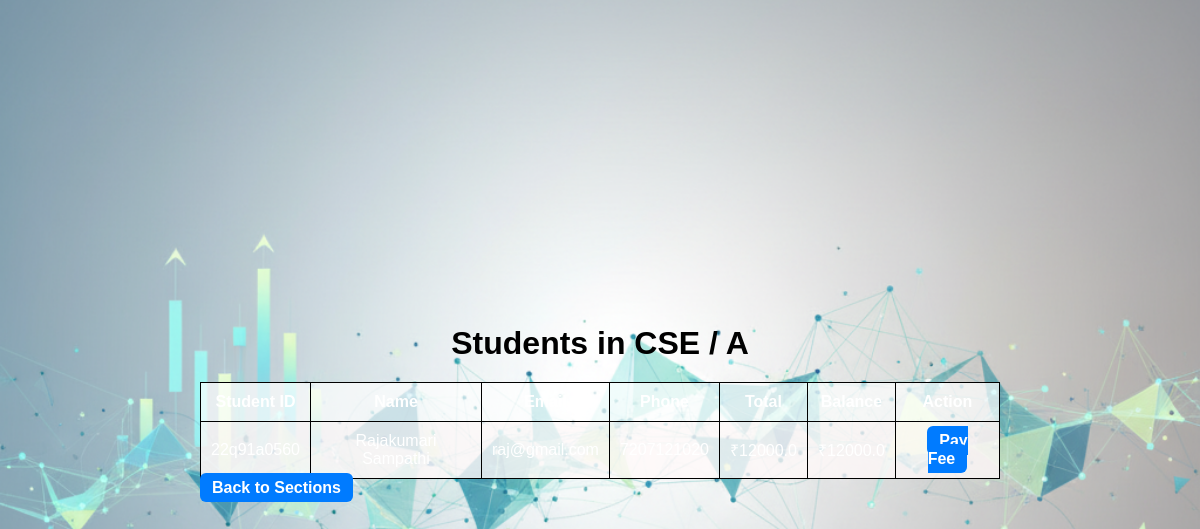
The app's page /admin/view_students/1/5 (signed in) with its own data.
### tables this page shows
CREATE TABLE branches (
            id INTEGER PRIMARY KEY AUTOINCREMENT,
            name TEXT UNIQUE NOT NULL
        );

CREATE TABLE sections (
            id INTEGER PRIMARY KEY AUTOINCREMENT,
            branch_id INTEGER,
            name TEXT,
            UNIQUE(branch_id, name),
            FOREIGN KEY(branch_id) REFERENCES branches(id)
        );

CREATE TABLE students (
            sid TEXT PRIMARY KEY,
            name TEXT NOT NULL,
            total REAL NOT NULL,
            balance REAL NOT NULL,
            password TEXT NOT NULL
        , branch_id INTEGER, section_id INTEGER, email TEXT, phone TEXT, admin_request INTEGER DEFAULT 0);

### app.py (the view)
@app.route("/admin/view_students/<int:branch_id>/<int:section_id>")
def view_students(branch_id, section_id):
    if "admin" not in session:
        return redirect(url_for("admin_login"))
    with get_db_connection() as conn:
        students = conn.execute("SELECT * FROM students WHERE branch_id=? AND section_id=?", (branch_id, section_id)).fetchall()
        branch = conn.execute("SELECT * FROM branches WHERE id=?", (branch_id,)).fetchone()
        section = conn.execute("SELECT * FROM sections WHERE id=?", (section_id,)).fetchone()
    return render_template("view_students.html", students=students, branch=branch, section=section)

### app.py (called while the page is built)
def get_db_connection():
    conn = sqlite3.connect(DB_PATH, timeout=10)
    conn.row_factory = sqlite3.Row
    conn.execute("PRAGMA foreign_keys=ON")
    return conn

### templates/view_students.html (shortened to what this page needs)
{% extends "base.html" %}
{% block content %}
<div class="content-box">
    <h1>Students in {{ branch['name'] }} / {{ section['name'] }}</h1>
    {% if students %}
    <table>
        <tr>
            <th>Student ID</th>
            <th>Name</th>
            <th>Email</th>
            <th>Phone</th>
            <th>Total</th>
            <th>Balance</th>
            <th>Action</th>
        </tr>
        {% for s in students %}
        <tr class="{% if s['balance'] > 0 %}pending{% endif %}">
            <td>{{ s['sid'] }}</td>
            <td>{{ s['name'] }}</td>
            <td>{{ s['email'] }}</td>
            <td>{{ s['phone'] }}</td>
            <td>₹{{ s['total'] }}</td>
            <td>₹{{ s['balance'] }}</td>
            <td>
                <a href="{{ url_for('admin_pay_fee', sid=s['sid']) }}" class="btn">Pay Fee</a>
            </td>
        </tr>
        {% endfor %}
    </table>
    {% else %}
    <p>No students found in this section.</p>
    {% endif %}
    <a href="{{ url_for('add_section', branch_id=branch['id']) }}" class="btn">Back to Sections</a>
</div>
{% endblock %}

### static/style.css (style rules this page uses)
body { background-color: #111; color: #fff; font-family: Arial, sans-serif; margin: 0; padding: 0; display: flex; justify-content: center; align-items: center; height: 100vh; }
h1, h2, h3, h4, h5, h6 { color: #fff; }
.btn, button { background-color: #3498db; color: #fff; border: none; padding: 10px 16px; border-radius: 8px; cursor: pointer; font-weight: bold; text-decoration: none; }
table, th, td { border: 1px solid #333; }
th { background-color: #222; color: #fff; }
td { background-color: #111; color: #fff; }
label, h1, h2, h3, h4, h5, h6, p, span, li { color: #fff; }
.btn { background: #3498db; color: #fff; padding: 10px 18px; border-radius: 8px; text-decoration: none; }

### records on screen
branches: name "CSE"
sections: name "A"
students: sid "22q91a0560", name "Rajakumari Sampathi", email "raj@gmail.com", phone "7207121020", total "12000.0"
